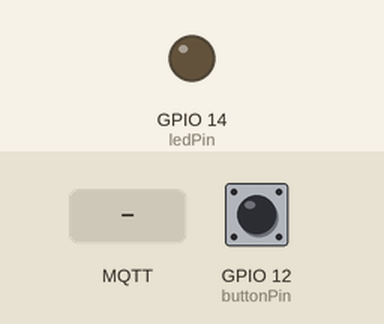
Simulated run of this sketch. Board: ESP32. On the bench: output pins drawn as LEDs (lit = HIGH). The inputs (shaded band) are chosen by the test bench; at power-on: GPIO 12 (buttonPin) LOW. WiFi joins after 1.5 s; servers stay silent unless stated; no MQTT or app messages arrive unless stated; not simulated (calls return 0 or success): env.h; what the sketch prints to the serial monitor is not drawn.

Above: at 2.7 s.
2.8 s: MQTT message "true" arrives on the first subscribed topic
At 4.6 s:
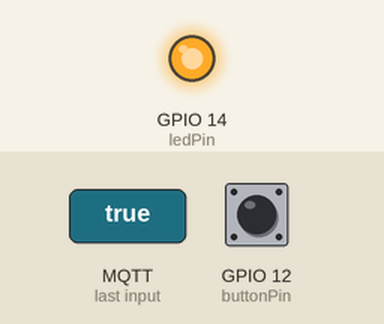
5.8 s: GPIO 12 (buttonPin) pulled HIGH for 0.15 s
At 6.7 s:
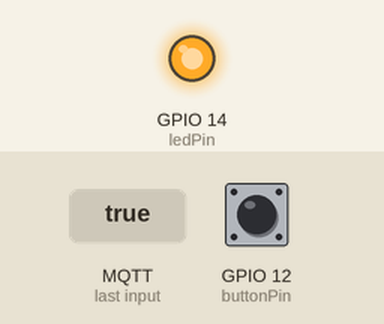
8.9 s: MQTT message "false" arrives on the first subscribed topic
11.9 s: MQTT message "0" arrives on the first subscribed topic
Timing chart, 0 to 14.4 s (numbered marks = the images above; inputs shaded):
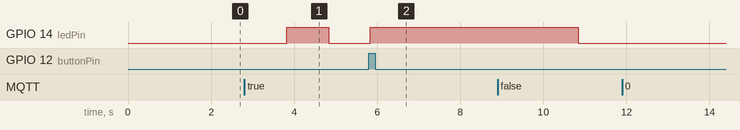

The sketch:

test.ino
```cpp
#include <WiFi.h>
#include <PubSubClient.h>
#include "env.h"
// pls declare network info in env.h
/* example
const char* SSID = "ssid";
const char* PASSWORD = "passwd";
const char* MQTT_SERVER = "hostip";
*/

// choose device type (A, B)
#define A
//#define B

// Declare topic constant
#ifdef A
  const char* PRESS_TOPIC = "A/press";
  const char* SCORE_TOPIC = "A/score";
  const char* READY_TOPIC = "A/ready";
  const char* BLINK_TOPIC = "A/blink";
#endif
#ifdef B
  const char* PRESS_TOPIC = "B/press";
  const char* SCORE_TOPIC = "B/score";
  const char* READY_TOPIC = "B/ready";
  const char* BLINK_TOPIC = "B/blink";
#endif

// Declare I/O Pin
const uint8_t buttonPin = 12;
const uint8_t ledPin = 14;

uint8_t score = 0; // variable for blink interval
uint32_t tick = 0;
bool isBlink = false; // subcribed from MQTT

bool ledState = false; // variable to prevent useless output in blink

WiFiClient espClient;
PubSubClient client(espClient);

void setupWifi() {
  delay(10);
  Serial.println();
  Serial.print("Connecting to ");
  Serial.println(SSID);

  WiFi.begin(SSID, PASSWORD);

  Serial.print("WiFi Status: ");

  while (WiFi.status() != WL_CONNECTED) {
    delay(500);
    Serial.print(WiFi.status());
    Serial.print(" / ");
  }

  Serial.println("WiFi connected");
  Serial.println("IP address: ");
  Serial.println(WiFi.localIP());
}

void callback(char* topic, byte* message, unsigned int length) {
  Serial.print("Message arrived on topic: ");
  Serial.print(topic);
  Serial.print(". Message: ");
  String messageTemp;

  for (int i = 0; i < length; i++) {
    Serial.print((char)message[i]);
    messageTemp += (char)message[i];
  }
  Serial.println();

  // subcribe {device}/blink
  if (String(topic) == BLINK_TOPIC) {
    Serial.print("Published: ");
    Serial.print(BLINK_TOPIC);
    Serial.print(" = ");

    if(messageTemp == "true"){
      Serial.println("true");
      isBlink = true;
    }
    else if(messageTemp == "false"){
      Serial.println("false");
      isBlink = false;
    }
  }

  // subcribe {device}/score
  if (String(topic) == SCORE_TOPIC) {
    Serial.print("Published: ");
    Serial.print(SCORE_TOPIC);
    Serial.print("=");

    if (messageTemp == "0") {
      score = 0;
      Serial.println("0");
    }
    else if (messageTemp == "1") {
      score = 1;
      Serial.println("1");
    }
    else if (messageTemp == "2") {
      score = 2;
      Serial.println("2");
    }
    else if (messageTemp == "3") {
      score = 3;
      Serial.println("3");
    }
    else {
      Serial.print("Exception: ");
      Serial.print(SCORE_TOPIC);
      Serial.print(" is invalid (not within 0~3), value = ");
      Serial.println(messageTemp);
    }
  }
}

void connectMQTT() {
  while (!client.connected()) {
    Serial.print("Attempting MQTT connection... ");
    if (client.connect("ESP32Client")) {
      Serial.println("Connected");
      client.publish(READY_TOPIC, "true");
      client.publish(PRESS_TOPIC, "false");
      client.subscribe(BLINK_TOPIC);
      client.subscribe(SCORE_TOPIC);
    } else {
      Serial.print("Failed, rc=");
      Serial.print(client.state());
      Serial.println(". Try again within 3s...");
      delay(3000);
    }
  }
}

void setup(){
  Serial.begin(115200);
  pinMode(buttonPin, INPUT);
  pinMode(ledPin, OUTPUT);

  setupWifi();

  client.setServer(MQTT_SERVER, 1883);
  client.setCallback(callback);

  connectMQTT();

  // publish device status
  client.publish(READY_TOPIC, "true");
  client.publish(PRESS_TOPIC, "false");
}

void loop(){
  if (client.connect("ESP32Client")) {
    connectMQTT();
  }
  client.loop();

  if (isBlink == true){
    // publish press
    if (digitalRead(buttonPin)) {
      client.publish(PRESS_TOPIC, "true");

      // prevent press
      Serial.println("Pressed. Solid 5s...");
      digitalWrite(ledPin, HIGH);
      delay(5000);
      digitalWrite(ledPin, LOW);
      client.publish(PRESS_TOPIC, "false");
      Serial.println("Switch is available.");
    }

    // blink while avaliable
    if (millis()-tick > 1000/pow(2, score)){
      if (ledState == false){
        Serial.println("blink: on");
        digitalWrite(ledPin, HIGH);
        ledState = true;
      }
    }
    if (millis()-tick > 2000/pow(2, score)){
      tick = millis();
      digitalWrite(ledPin, LOW);
      Serial.println("blink: off");
      ledState = false;
    }
  }
}
```

Measured:
- after the input at 2.8 s, GPIO 14 (ledPin): LOW → HIGH after 1.0 s, → LOW 1.0 s later
- after the input at 5.8 s, GPIO 14 (ledPin): goes on until 5.8 s, then stays HIGH
- after the input at 11.9 s, every drawn part: stays the same
